Frame 1 (no input): blank canvas, image omitted
Frame 60 (no input): blank canvas, image omitted
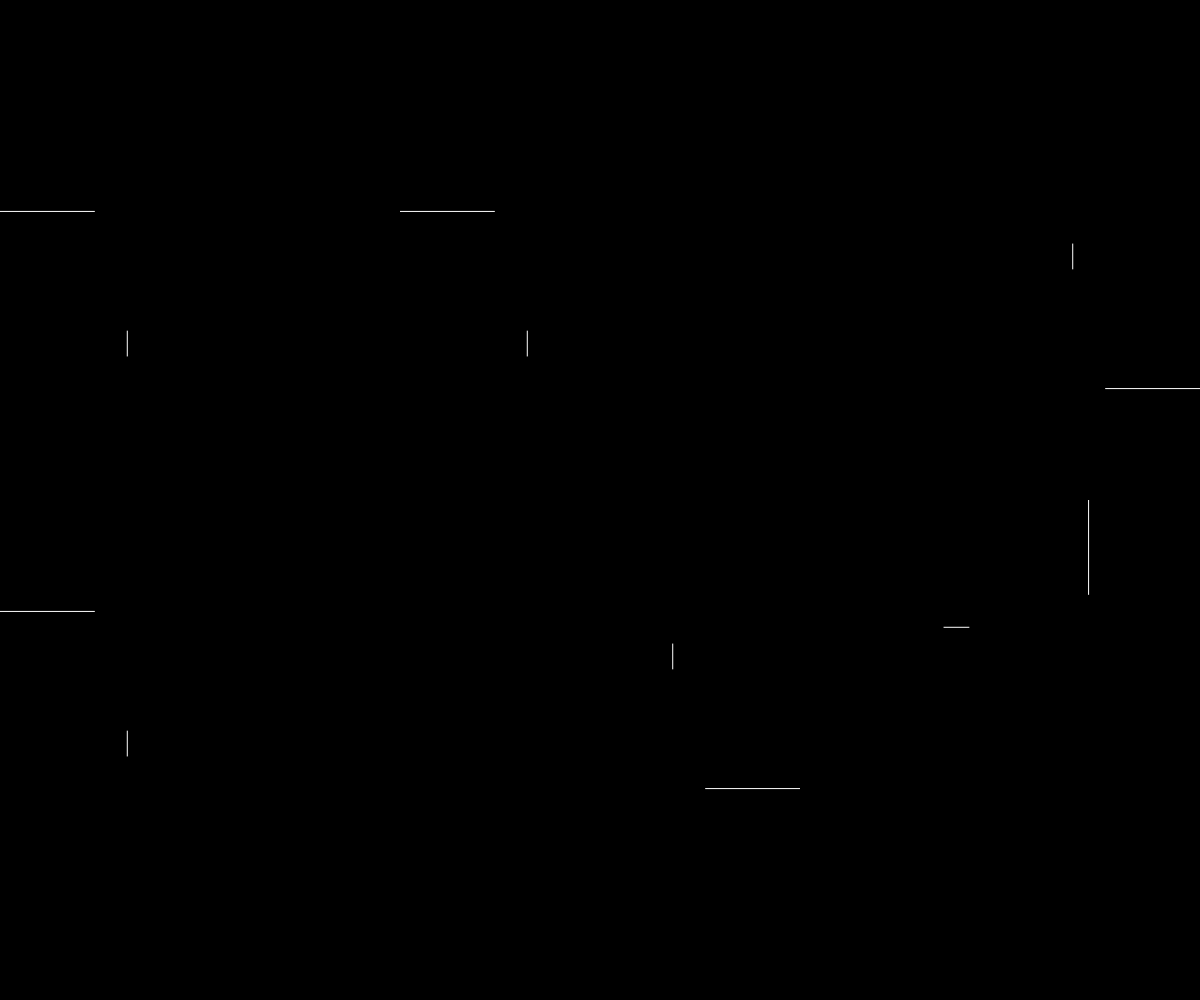
Frame 120 (the mouse pressed at the canvas centre since frame 60)

The p5.js sketch whose frames 1 and 60 were blank and that drew this single picture after the mouse press (run headless with seeded random() and noise() and a simulated clock; from frame 60 on, the mouse is pressed at the canvas centre):

// p5.js sketch
// ── sketch.js
let slotSize = 400;
let marginX
let marginY
let seed

let pg

let lines = []

function setup() {

    createCanvas(windowWidth, windowHeight);

    pixelDensity(1)

    pg = createGraphics(slotSize, slotSize)
    pg.background(0)
    pg.smooth()
    rectMode(CENTER)
    imageMode(CENTER)
    marginX = windowWidth - int((windowWidth / slotSize)) * slotSize;
    marginY = windowHeight - int((windowHeight / slotSize)) * slotSize;

    lines.push(new Line(0))
    //console.log(lines.length)
    //frameRate(15)
    seed = random(999999)

}


function draw() {
    //frameRate(15)
    background(0)
    pg.background(0)

    console.log(lines.length)



    for (let i = 0; i < lines.length; i++) {
        if (lines.length < 800) {
            lines[i].update()
        }
        lines[i].draw(pg)
    }

    randomSeed(seed)
    for (var x = marginX / 2 + slotSize / 2; x < width - marginX / 2; x += slotSize) {
        for (var y = marginY / 2 + slotSize / 2; y < height - marginY / 2; y += slotSize) {
            push()
            translate(x, y)

            rotate(int(random(4)) * PI / 2)
            image(pg, 0, 0)
            if (keyIsPressed){
                noFill()
                strokeWeight(2)
                stroke(255)
                rect(0, 0, slotSize, slotSize)
            }
            pop()
        }
    }

}

class Line {

    constructor(id) {
        randomSeed(seed + id * random(10000))
        // source x and y
        this.sx = random(slotSize)
        this.sy = random(slotSize)
        // speed x and y
        let r = random(1)
        if (r < 0.25) {
            this.a = 0
            this.b = 1
        } else if (r >= 0.25 && r < 0.5) {
            this.a = 0
            this.b = -1
        } else if (r >= 0.5 && r < 0.75) {
            this.a = 1
            this.b = 0
        } else if (r >= 0.75 && r < 1) {
            this.a = -1
            this.b = 0
        }
        // destination x and y
        this.dx = this.sx
        this.dy = this.sy

        this.id = id
        this.active = true;

        //console.log(this.sx, this.sy)

    }

    update() {
        if (this.active) {
            for (let i = 0; i < lines.length; i++) {
                if (i != this.id) {
                    if (this.intersects(
                            lines[i].sx, lines[i].sy, lines[i].dx, lines[i].dy,
                            this.sx, this.sy, this.dx, this.dy)) {
                        lines.push(new Line(lines.length))
                        this.active = false;
                        console.log("intersect")
                    }
                }
            }
            if (this.overlap()) {
                lines.push(new Line(lines.length))
                this.active = false;
                console.log("overlap")
            }
            this.dx += this.a
            this.dy += this.b
        }

    }

    draw(pg) {
        pg.stroke(255)
        pg.strokeWeight(1)
        pg.line(this.sx, this.sy, this.dx, this.dy)
    }

    overlap() {
        let result = false
        if (this.dx < 0 || this.dx > slotSize || this.dy < 0 || this.dy > slotSize) {
            result = true
        }
        return result;
    }

    //https://stackoverflow.com/questions/9043805/test-if-two-lines-intersect-javascript-function
    intersects(a, b, c, d, p, q, r, s) {
        var det, gamma, lambda;
        det = (c - a) * (s - q) - (r - p) * (d - b);
        if (det === 0) {
            return false;
        } else {
            lambda = ((s - q) * (r - a) + (p - r) * (s - b)) / det;
            gamma = ((b - d) * (r - a) + (c - a) * (s - b)) / det;
            return (0 < lambda && lambda < 1) && (0 < gamma && gamma < 1);
        }
    };

}

function mouseReleased() {
    background(0)
    slotSize = int(random(5, 25)) * 10
    seed = random(999999)
    lines = []
    pg = createGraphics(slotSize, slotSize)
    pg.background(0)
    pg.smooth()
    rectMode(CENTER)
    imageMode(CENTER)
    marginX = windowWidth - int((windowWidth / slotSize)) * slotSize;
    marginY = windowHeight - int((windowHeight / slotSize)) * slotSize;
    lines.push(new Line(0))


}

function windowResized() {
    resizeCanvas(windowWidth, windowHeight);
    marginX = windowWidth - int((windowWidth / slotSize)) * slotSize;
    marginY = windowHeight - int((windowHeight / slotSize)) * slotSize;
}
